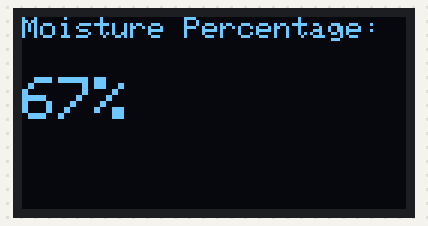
A sketch run on a simulated ESP32. Shown: 128×64 one-colour display. What the sketch prints to the serial monitor is not drawn.

Above: at 0.1 s.

The sketch:

sketch_dec19a.ino
```cpp
#include <Wire.h>
#include <Adafruit_GFX.h>
#include <Adafruit_SSD1306.h>
#include <HardwareSerial.h>
//#include <SoftwareSerial.h>

#define RE 14

// Request frame for the soil sensor
const byte soilSensorRequest[] = {0x01, 0x03, 0x00, 0x00, 0x00, 0x02, 0xC4, 0x0B};
byte soilSensorResponse[9];
//SoftwareSerial mod(34,35); // Software serial for RS485 communication


// OLED display settings
#define SCREEN_WIDTH 128
#define SCREEN_HEIGHT 64
#define OLED_RESET -1 // Reset pin not used
#define SCREEN_ADDRESS 0x3C // I2C address for the 128x64 screen

Adafruit_SSD1306 display(SCREEN_WIDTH, SCREEN_HEIGHT, &Wire, OLED_RESET);

void setup() {
    Serial.begin(9600);
    Serial.println(F("Starting"));
    Serial2.begin(4800, SERIAL_8N1, 34, 35);
    // mod.begin(4800);    // Initialize software serial communication at 4800 baud rate
  pinMode(RE, OUTPUT); // Set RE pin as output

    // Initialize OLED display
    if(!display.begin(SSD1306_SWITCHCAPVCC, SCREEN_ADDRESS)) {
        Serial.println(F("SSD1306 allocation failed"));
        for(;;);
    }

    display.clearDisplay();
    display.display();

     // Display on OLED
        display.clearDisplay();
        display.setTextSize(1);
        display.setTextColor(SSD1306_WHITE);
        display.setCursor(0, 0);
        display.print("Moisture Percentage:");
        display.setTextSize(2);
        display.setCursor(0, 20);
        display.print("67");
        display.print("%");
        display.display();


}

void loop() {

    float moisVal = readMoisture();

    Serial.print("Moisture: ");
    Serial.print(moisVal);
    Serial.println(" %RH");


  delay(1000); // Wait for a second before the next loop iteration
    delay(1);
}

float readMoisture() {


  // Start the transmission mode for RS485
  float sensorVal;
  digitalWrite(RE, HIGH);
  delay(10);

    // Send the request frame to the soil sensor
  Serial2.write(soilSensorRequest, sizeof(soilSensorRequest));

  // End the transmission mode and set to receive mode for RS485

  digitalWrite(RE, LOW);
  delay(10);

// Wait for the response from the sensor or timeout after 1 second
  unsigned long startTime = millis();
  while (Serial2.available() < 9 && millis() - startTime < 1000)
  {
    delay(1);
  }

  if (Serial2.available() >= 9) // If valid response received
  {
    // Read the response from the sensor
    byte index = 0;
    while (Serial2.available() && index < 9)
    {
      soilSensorResponse[index] = Serial2.read();
      //Serial.print(soilSensorResponse[index], HEX); // Print the received byte in HEX format
      //Serial.print(" ");
      index++;
    }
    //Serial.println();

    // Parse and calculate the Moisture value
    int Moisture_Int = int(soilSensorResponse[3] << 8 | soilSensorResponse[4]);
    float Moisture_Percent = Moisture_Int / 10.0;
    sensorVal = Moisture_Percent;
    // Serial.print("Moisture: ");
    // Serial.print(Moisture_Percent);
    // Serial.println(" %RH");


  }
  else
  {
    // Print error message if no valid response received
    Serial.println("Sensor timeout or incomplete frame");
    sensorVal=0;

  }

return sensorVal;
}
```
